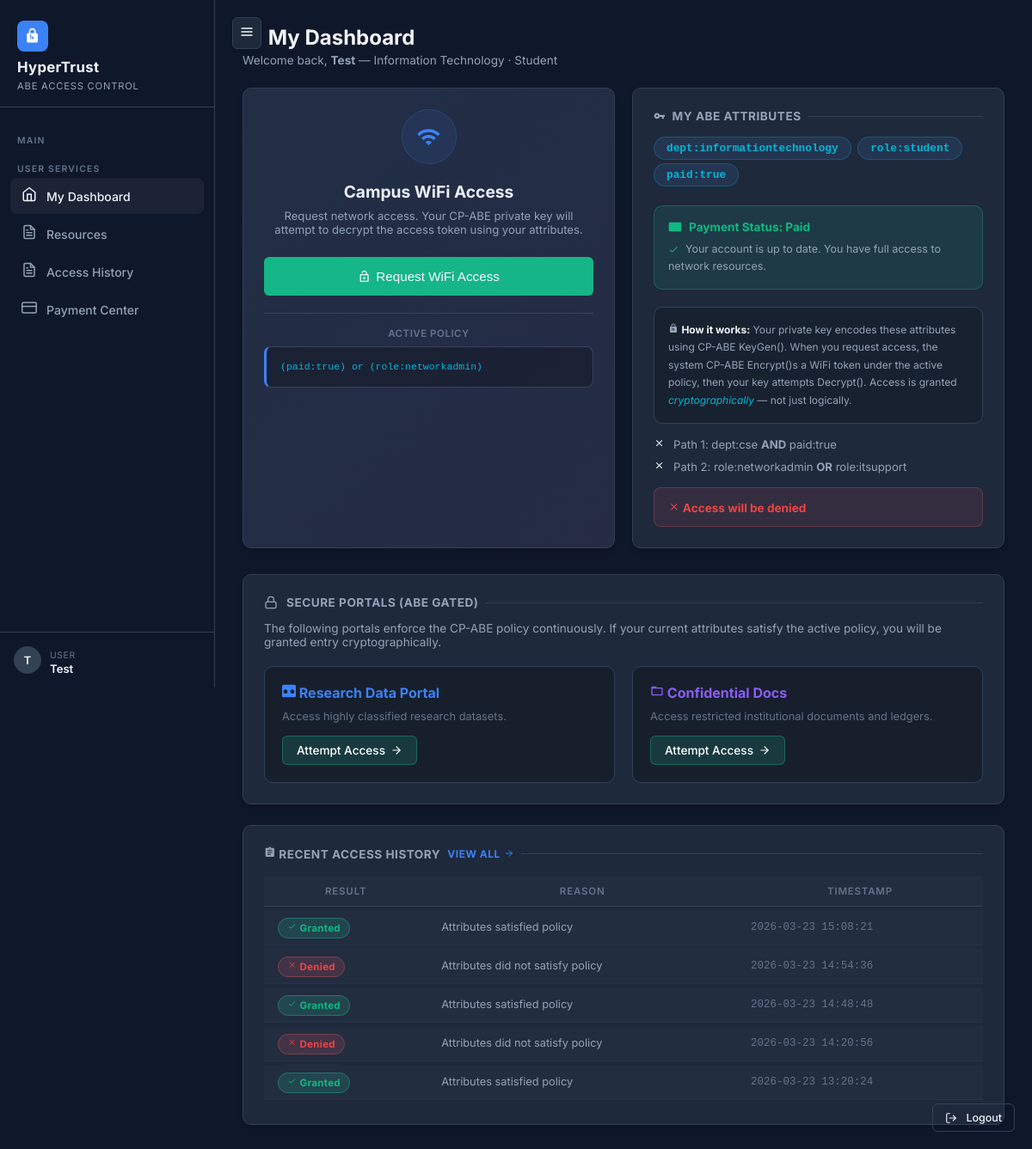
The app's page /user/dashboard (signed in) with its own data.
### tables this page shows
CREATE TABLE users (
    id           INTEGER PRIMARY KEY AUTOINCREMENT,
    username     TEXT    NOT NULL UNIQUE,
    name         TEXT    NOT NULL,
    department   TEXT    NOT NULL DEFAULT '',
    role         TEXT    NOT NULL DEFAULT 'Student',
    paid_dues    INTEGER NOT NULL DEFAULT 0,   -- 1=True, 0=False
    password_hash TEXT   NOT NULL,
    is_admin     INTEGER NOT NULL DEFAULT 0,
    created_at   DATETIME DEFAULT CURRENT_TIMESTAMP
);

CREATE TABLE system_settings (
    key   TEXT PRIMARY KEY,
    value TEXT NOT NULL
);

CREATE TABLE access_logs (
    id           INTEGER PRIMARY KEY AUTOINCREMENT,
    user_id      INTEGER NOT NULL REFERENCES users(id),
    token_id     INTEGER REFERENCES access_tokens(id),
    attempt_time DATETIME DEFAULT CURRENT_TIMESTAMP,
    success      INTEGER NOT NULL DEFAULT 0,
    reason       TEXT    NOT NULL DEFAULT ''
);

### routes/user.py (the view)
@user_bp.route("/dashboard")
@login_required
def dashboard():
    db          = get_db()
    user        = get_user_by_id(db, session["user_id"])
    attributes  = get_user_attributes(db, session["user_id"])
    recent_logs = get_user_logs(db, session["user_id"])[:5]
    current_policy = get_wifi_policy(db)
    return render_template(
        "user/dashboard.html",
        user=user,
        attributes=attributes,
        recent_logs=recent_logs,
        policy=current_policy
    )

### templates/user/dashboard.html (shortened to what this page needs)
{% extends "base.html" %}
{% block content %}
<div class="page-header">
    <h2> My Dashboard</h2>
    <p>Welcome back, <strong>{{ user.name }}</strong> — {{ user.department }} · {{ user.role }}</p>
</div>
<div class="grid-2">
    <div class="glass-card access-card p-6 text-center">
        <div class="wifi-icon-wrap"><svg viewBox="0 0 24 24" width="1em" height="1em" fill="currentColor">
                <path
                    d="M1 9l2 2c4.97-4.97 13.03-4.97 18 0l2-2C16.93 2.93 7.08 2.93 1 9zm8 8l3 3 3-3c-1.65-1.66-4.36-1.66-6 0zm-4-4l2 2c2.76-2.76 7.24-2.76 10 0l2-2C15.14 9.14 8.87 9.14 5 13z" />
            </svg></div>
        <h3 style="font-size:1.2rem;font-weight:700;margin-bottom:8px;">Campus WiFi Access</h3>
        <p style="font-size:0.82rem;color:var(--text-secondary);margin-bottom:24px;">
            Request network access. Your CP-ABE private key will attempt to decrypt the access token using your
            attributes.
        </p>
        <form method="POST" action="{{ url_for('user.request_access') }}">
            <button type="submit" id="requestAccessBtn" class="btn-success-ht w-100"
                style="justify-content:center;padding:14px;font-size:0.95rem;">
                <svg viewBox="0 0 24 24" width="1em" height="1em" fill="currentColor">
                    <path
                        d="M18 8h-1V6c0-2.76-2.24-5-5-5S7 3.24 7 6h2c0-1.66 1.34-3 3-3s3 1.34 3 3v2H6c-1.1 0-2 .9-2 2v10c0 1.1.9 2 2 2h12c1.1 0 2-.9 2-2V10c0-1.1-.9-2-2-2zm0 12H6V10h12v10zm-6-3c1.1 0 2-.9 2-2s-.9-2-2-2-2 .9-2 2 .9 2 2 2z" />
                </svg> Request WiFi Access
            </button>
        </form>
        <div style="margin-top:20px;padding-top:16px;border-top:1px solid var(--border-glass);">
            <p
                style="font-size:0.72rem;color:var(--text-muted);margin-bottom:8px;font-weight:600;letter-spacing:0.5px;text-transform:uppercase;">
                Active Policy</p>
            <div class="policy-box" style="text-align:left;font-size:0.72rem;">{{ policy }}</div>
        </div>
    </div>
    <div class="glass-card p-6">
        <div class="section-title"><svg viewBox="0 0 24 24" width="1em" height="1em" fill="currentColor">
                <path
                    d="M12.65 10A5.99 5.99 0 007 6c-3.31 0-6 2.69-6 6s2.69 6 6 6a5.99 5.99 0 005.65-4H17v4h4v-4h2v-4H12.65zM7 14c-1.1 0-2-.9-2-2s.9-2 2-2 2 .9 2 2-.9 2-2 2z" />
            </svg> My ABE Attributes</div>
        {% if attributes %}
        <div style="margin-bottom:20px;">
            {% for attr in attributes %}
            <span class="badge-attr" style="font-size:0.8rem;padding:5px 14px;">{{ attr }}</span>
            {% endfor %}
        </div>
        <div style="margin-bottom:20px;padding:16px;background:{% if user.paid_dues %}rgba(34,211,165,0.1){% else %}rgba(247,89,106,0.1){% endif %};border:1px solid {% if user.paid_dues %}rgba(34,211,165,0.25){% else %}rgba(247,89,106,0.25){% endif %};border-radius:10px;">
            <div style="display:flex;align-items:center;gap:8px;margin-bottom:8px;">
                <svg viewBox="0 0 24 24" width="1em" height="1em" fill="currentColor" style="color:{% if user.paid_dues %}var(--accent-green){% else %}var(--accent-red){% endif %}">
                    <rect x="1" y="4" width="22" height="16" rx="2" ry="2"></rect>
                    <line x1="1" y1="10" x2="23" y2="10"></line>
                </svg>
                <span style="font-size:0.85rem;font-weight:700;color:{% if user.paid_dues %}var(--accent-green){% else %}var(--accent-red){% endif %}">
                    {% if user.paid_dues %}Payment Status: Paid{% else %}Payment Status: Unpaid{% endif %}
                </span>
            </div>
            <p style="font-size:0.78rem;color:var(--text-secondary);line-height:1.6;margin:0;">
                {% if user.paid_dues %}
                    <svg viewBox="0 0 24 24" width="1em" height="1em" fill="currentColor" style="color:var(--accent-green);vertical-align:-2px;margin-right:4px;">
                        <path d="M9 16.17L4.83 12l-1.42 1.41L9 19 21 7l-1.41-1.41z"/>
                    </svg> Your account is up to date. You have full access to network resources.
                {% endif %}
            </p>
        </div>
        <div
            style="background:rgba(0,0,0,0.2);border:1px solid var(--border-glass);border-radius:10px;padding:16px;margin-bottom:16px;">
            <p style="font-size:0.75rem;color:var(--text-secondary);line-height:1.7;">
                <svg viewBox="0 0 24 24" width="1em" height="1em" fill="currentColor">
                    <path
                        d="M18 8h-1V6c0-2.76-2.24-5-5-5S7 3.24 7 6v2H6c-1.1 0-2 .9-2 2v10c0 1.1.9 2 2 2h12c1.1 0 2-.9 2-2V10c0-1.1-.9-2-2-2zm-6 9c-1.1 0-2-.9-2-2s.9-2 2-2 2 .9 2 2-.9 2-2 2H9V6c0-1.66 1.34-3 3-3s3 1.34 3 3v2H9z" />
                </svg> <strong style="color:var(--text-primary);">How it works:</strong> Your private key encodes these
                attributes
                using CP-ABE KeyGen(). When you request access, the system CP-ABE Encrypt()s a WiFi token under the
                active policy, then your key attempts Decrypt(). Access is granted
                <em style="color:var(--accent-cyan)">cryptographically</em> — not just logically.
            </p>
        </div>
        {% set attrs_set = attributes | map('lower') | list %}
        {% set has_cse = 'dept:cse' in attrs_set %}
        {% set has_paid = 'paid:true' in attrs_set %}
        {% set has_admin = 'role:networkadmin' in attrs_set %}
        {% set has_it = 'role:itsupport' in attrs_set %}
        {% set path1 = has_cse and has_paid %}
        {% set path2 = has_admin or has_it %}
        {% set will_pass = path1 or path2 %}
        <div style="display:flex;flex-direction:column;gap:10px;">
            <div style="display:flex;align-items:center;gap:10px;font-size:0.82rem;">
                <span>{{ ('<svg viewBox="0 0 24 24" width="1em" height="1em" stroke="currentColor" fill="none"
                        stroke-width="2">
                        <path d="M5 13l4 4L19 7" />
                    </svg>' if path1 else '<svg viewBox="0 0 24 24" width="1em" height="1em" stroke="currentColor"
                        fill="none" stroke-width="2">
                        <path d="M18 6L6 18M6 6l12 12" />
                    </svg>')|safe }}</span>
                <span style="color:var(--text-secondary);">Path 1: dept:cse <strong>AND</strong> paid:true</span>
            </div>
            <div style="display:flex;align-items:center;gap:10px;font-size:0.82rem;">
                <span>{{ ('<svg viewBox="0 0 24 24" width="1em" height="1em" stroke="currentColor" fill="none"
                        stroke-width="2">
                        <path d="M5 13l4 4L19 7" />
                    </svg>' if path2 else '<svg viewBox="0 0 24 24" width="1em" height="1em" stroke="currentColor"
                        fill="none" stroke-width="2">
                        <path d="M18 6L6 18M6 6l12 12" />
                    </svg>')|safe }}</span>
                <span style="color:var(--text-secondary);">Path 2: role:networkadmin <strong>OR</strong>
                    role:itsupport</span>
            </div>
            <div class="policy-eval-box {% if will_pass %}pass{% else %}fail{% endif %}">
                <strong class="policy-eval-text {% if will_pass %}pass{% else %}fail{% endif %}">
                    {{ ('<svg viewBox="0 0 24 24" width="1em" height="1em" stroke="currentColor" fill="none"
                        stroke-width="2">
                        <path d="M5 13l4 4L19 7" />
                    </svg> You should be granted access' if will_pass else '<svg viewBox="0 0 24 24" width="1em"
                        height="1em" stroke="currentColor" fill="none" stroke-width="2">
                        <path d="M18 6L6 18M6 6l12 12" />
                    </svg> Access will be denied')|safe }}
                </strong>
            </div>
        </div>
        {% endif %}
    </div>
    <div class="glass-card p-6" style="grid-column: 1 / -1; margin-top: 10px;">
        <div class="section-title"> Secure Portals (ABE Gated)</div>
        <p style="font-size:0.85rem;color:var(--text-secondary);margin-bottom:20px;">
            The following portals enforce the CP-ABE policy continuously. If your current attributes satisfy the active
            policy, you will be granted entry cryptographically.
        </p>
        <div style="display: grid; grid-template-columns: 1fr 1fr; gap: 20px;">
            <div
                style="background: rgba(0,0,0,0.25); border: 1px solid var(--border-glass); border-radius: 10px; padding: 20px;">
                <h4 style="margin-bottom: 10px; color: var(--accent-blue);"> Research Data Portal</h4>
                <p style="font-size: 0.8rem; color: var(--text-muted); margin-bottom: 15px;">Access highly classified
                    research datasets.</p>
                <a href="{{ url_for('user.secure_portal', portal_name='research_data') }}" class="btn-success-ht"
                    style="display: inline-flex; align-items: center; gap: 6px; padding: 8px 16px; font-size: 0.85rem; background: rgba(34,211,165,0.15); border: 1px solid rgba(34,211,165,0.3);">
                    Attempt Access <svg viewBox="0 0 24 24" width="14" height="14" fill="none" stroke="currentColor"
                        stroke-width="2" stroke-linecap="round" stroke-linejoin="round">
                        <line x1="5" y1="12" x2="19" y2="12"></line>
                        <polyline points="12 5 19 12 12 19"></polyline>
                    </svg>
                </a>
            </div>
            <div
                style="background: rgba(0,0,0,0.25); border: 1px solid var(--border-glass); border-radius: 10px; padding: 20px;">
                <h4 style="margin-bottom: 10px; color: var(--accent-purple);"><svg viewBox="0 0 24 24" width="1em"
                        height="1em" fill="currentColor">
                        <path
                            d="M20 6h-8l-2-2H4c-1.1 0-1.99.9-1.99 2L2 18c0 1.1.9 2 2 2h16c1.1 0 2-.9 2-2V8c0-1.1-.9-2-2-2zm0 12H4V8h16v10z" />
                    </svg> Confidential Docs</h4>
                <p style="font-size: 0.8rem; color: var(--text-muted); margin-bottom: 15px;">Access restricted
                    institutional documents and ledgers.</p>
                <a href="{{ url_for('user.secure_portal', portal_name='confidential_docs') }}" class="btn-success-ht"
                    style="display: inline-flex; align-items: center; gap: 6px; padding: 8px 16px; font-size: 0.85rem; background: rgba(34,211,165,0.15); border: 1px solid rgba(34,211,165,0.3);">
                    Attempt Access <svg viewBox="0 0 24 24" width="14" height="14" fill="none" stroke="currentColor"
                        stroke-width="2" stroke-linecap="round" stroke-linejoin="round">
                        <line x1="5" y1="12" x2="19" y2="12"></line>
                        <polyline points="12 5 19 12 12 19"></polyline>
                    </svg>
                </a>
            </div>
        </div>
    </div>
</div>
{% if recent_logs %}
<div class="glass-card p-6 mt-4">
    <div class="section-title d-flex justify-between" style="margin-bottom:14px;">
        <span><svg viewBox="0 0 24 24" width="1em" height="1em" fill="currentColor">
                <path
                    d="M19 3h-4.18C14.4 1.84 13.3 1 12 1c-1.3 0-2.4.84-2.82 2H5c-1.1 0-2 .9-2 2v14c0 1.1.9 2 2 2h14c1.1 0 2-.9 2-2V5c0-1.1-.9-2-2-2zm-7 0c.55 0 1 .45 1 1s-.45 1-1 1-1-.45-1-1 .45-1 1-1zm2 14H7v-2h7v2zm3-4H7v-2h10v2zm0-4H7V7h10v2z" />
            </svg> Recent Access History</span>
        <a href="{{ url_for('user.logs') }}"
            style="font-size:0.75rem;color:var(--accent-blue);text-decoration:none; display: inline-flex; align-items: center; gap: 4px;">View
            all <svg viewBox="0 0 24 24" width="12" height="12" fill="none" stroke="currentColor" stroke-width="2"
                stroke-linecap="round" stroke-linejoin="round">
                <line x1="5" y1="12" x2="19" y2="12"></line>
                <polyline points="12 5 19 12 12 19"></polyline>
            </svg></a>
    </div>
    <div style="overflow-x:auto;">
        <table class="ht-table">
            <thead>
                <tr>
                    <th>Result</th>
                    <th>Reason</th>
                    <th>Timestamp</th>
                </tr>
            </thead>
            <tbody>
                {% for log in recent_logs %}
                <tr>
                    <td>{% if log.success %}<span class="badge-granted"><svg viewBox="0 0 24 24" width="1em"
                                height="1em" stroke="currentColor" fill="none" stroke-width="2">
                                <path d="M5 13l4 4L19 7" />
                            </svg> Granted</span>{% else %}<span class="badge-denied"><svg viewBox="0 0 24 24"
                                width="1em" height="1em" stroke="currentColor" fill="none" stroke-width="2">
                                <path d="M18 6L6 18M6 6l12 12" />
                            </svg> Denied</span>{% endif %}</td>
                    <td style="font-size:0.8rem;color:var(--text-secondary);">{{ log.reason or '—' }}</td>
                    <td class="mono text-muted-ht" style="font-size:0.78rem;">{{ log.attempt_time }}</td>
                </tr>
                {% endfor %}
            </tbody>
        </table>
    </div>
</div>
{% endif %}
{% endblock %}

### records on screen
users: name "Test", department "Information Technology", role "Student"
system_settings: value "(paid:true) or (role:networkadmin)"
access_logs: success 1 (drawn), reason "Attributes satisfied policy", attempt_time "2026-03-23 15:08:21"
access_logs: success 0 (drawn), reason "Attributes did not satisfy policy", attempt_time "2026-03-23 14:54:36"
access_logs: success 1 (drawn), reason "Attributes satisfied policy", attempt_time "2026-03-23 14:48:48"
access_logs: success 0 (drawn), reason "Attributes did not satisfy policy", attempt_time "2026-03-23 14:20:56"
access_logs: success 1 (drawn), reason "Attributes satisfied policy", attempt_time "2026-03-23 13:20:24"

### other values on screen
{{ session.get('name', 'U')[0].upper() }} "T"
{{ session.get('name', session.get('username', '')) }} "Test"
{{ attr }} "dept:informationtechnology" "role:student" "paid:true"
